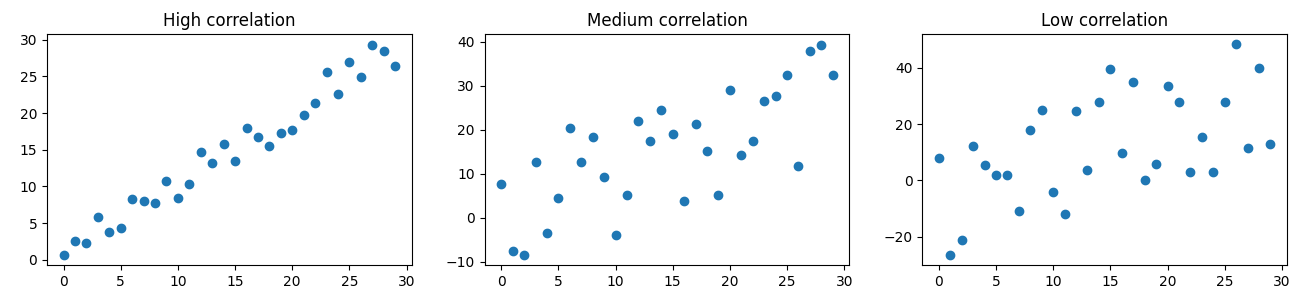

Python code for this plot:
import numpy as np
import random
import matplotlib.pyplot as plt


def cov(x, y):
    # the same as "if (x.size == y.size) else 'Samples must have same size'"
    assert x.size == y.size, 'Samples must have same size'
    return ((x - x.mean()) * (y - y.mean())).sum() / (x.size - 1)


def cor(x, y):
    return cov(x, y) / (np.std(x, ddof=1) * np.std(y, ddof=1))


# function simulating random factors
def randomize(arr, p):
    alpha = np.max(arr) - np.min(arr)
    res = np.zeros(arr.shape)
    for i, v in enumerate(arr):
        sign = 1 if random.choice([True, False]) else -1
        res[i] = v + sign * alpha * random.random() * p
    return res


x = np.array(range(30))
y = randomize(x, 0.1)
y1 = randomize(x, 0.5)
y2 = randomize(x, 1)

fig, (ax1, ax2, ax3) = plt.subplots(1, 3, figsize=(16, 3))
ax1.scatter(x, y)
ax2.scatter(x, y1)
ax3.scatter(x, y2)
ax1.set_title('High correlation')
ax2.set_title('Medium correlation')
ax3.set_title('Low correlation')
plt.show()
